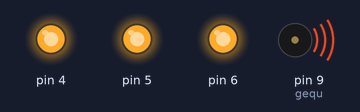
Recording of a sketch running on a simulated Arduino Uno, built with avr-gcc and run on an emulated ATmega328P. Shown: output pins drawn as LEDs (lit = HIGH), buzzer (waves = sounding).

Above: at 3.1 s.
Timing chart, 0 to 6.0 s (numbered marks = the images above):
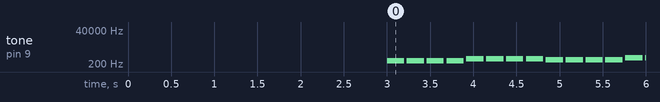

Measured:
- by itself, tone on pin 9 (gequ): plays 345 Hz for 0.20 s, 345 Hz for 0.20 s, 345 Hz for 0.20 s, 345 Hz for 0.20 s, 436 Hz for 0.20 s, 436 Hz for 0.20 s … (553 notes in this stretch)

The sketch:

balck_man.ino
```cpp
#define D0 -1  //putong
#define D1 258
#define D2 289
#define D3 325
#define D4 345
#define D5 388
#define D6 436
#define D7 490
#define LD1 143 //xia
#define LD2 161
#define LD3 171
#define LD4 192
#define LD5 217
#define LD6 244
#define LD7 274
#define HD1 519 //shang
#define HD2 582
#define HD3 654
#define HD4 693
#define HD5 779
#define HD6 875
#define HD7 983
int tune[] =
{
D4,D4,D4,D4,D6,D6,D6,D6,D5,D5,D5,D5,HD1,HD1,HD1,HD1,HD2,HD2,HD2,HD2,HD2,HD2,HD2,HD2,D5,D4,D3,D1,D2,D0,D2,D6,D5,D0,D4,D0,D3,D0,D3,D3,D5,D0,
D4,D3,D2,D0,D2,HD4,HD3,HD4,HD3,HD4,D2,D0,D2,HD4,HD3,HD4,HD3,HD4,D2,D0,D2,D6,D5,D0,D4,D0,D3,D0,D3,D3,D5,D0,D4,D3,D2,D0,D2,HD4,HD3,HD4,HD3,
HD4,D2,D0,D2,HD4,HD3,HD4,HD3,HD4,D4,D4,D4,D4,D6,D6,D6,D6,D5,D5,D5,D5,HD1,HD1,HD1,HD1,HD2,HD2,HD2,HD2,HD2,HD2,HD2,HD2,D5,D4,D3,D1,D2,D0,D2,D6,D5,
D0,D4,D0,D3,D0,D3,D3,D5,D0,D4,D3,D2,D0,D2,HD4,HD3,HD4,HD3,HD4,D2,D0,D2,HD4,HD3,HD4,HD3,HD4,D2,D0,D2,D6,D5,D0,D4,D0,D3,D0,D3,D3,D5,D0,D4,D3,D2,D0,D2,HD4,HD3,HD4,HD3,HD4,D2,D0,D2,HD4,HD3,HD4,HD3,HD4,D0,D0,D0,D0
};

int length;
int gequ = 9;
void setup()
{
  pinMode(gequ, OUTPUT);
  length = sizeof(tune) / sizeof(tune[0]);
  pinMode(4,OUTPUT);
  pinMode(5,OUTPUT);
  pinMode(6,OUTPUT);
  digitalWrite(4,HIGH);
  delay(1500);
  digitalWrite(5,HIGH);
  delay(1500);
  digitalWrite(6,HIGH);

}
void loop() {

  for (int x = 0; x < length; x++)
  {
    tone(gequ, tune[x]);
    delay(400*0.5);
    noTone(gequ);
    delay(30);
  }

}
```
